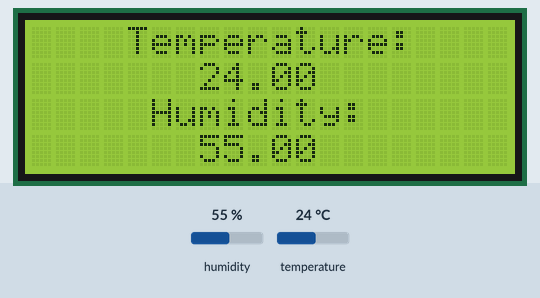
This sketch was run on a simulated Arduino Uno, built with avr-gcc and run on an emulated ATmega328P. On the bench: 20×4 character LCD. Inputs (shaded band) come from the test bench; at power-on: humidity 55 %, temperature 24 °C. What the sketch prints to the serial monitor is not drawn.

Above: at 3.2 s.
3.3 s: humidity set to 22 %
At 5.9 s:
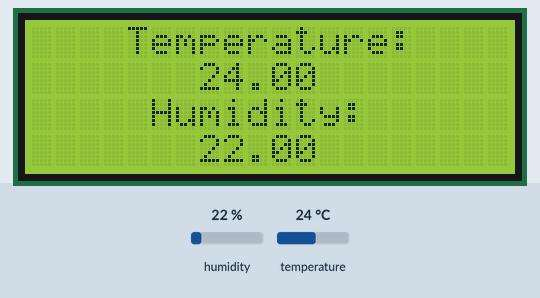
7.2 s: temperature set to 12 °C
At 8.6 s:
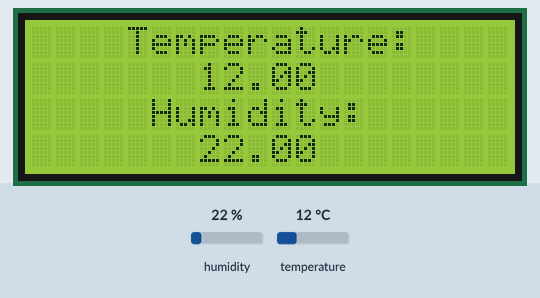
11.1 s: humidity set to 40 %
At 12.4 s:
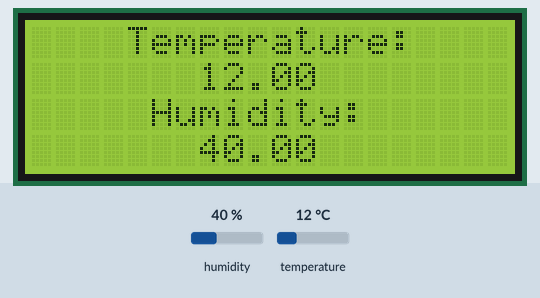
15.0 s: temperature set to 19 °C
Timing chart, 0 to 18.0 s (numbered marks = the images above; inputs shaded):
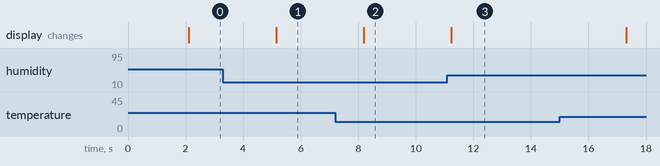

The sketch:

dht_22_LCD_20.ino
```cpp
#include "DHT.h"
#include <Wire.h>
#include <LiquidCrystal_I2C.h>

#define DHTPIN 7 // pino que estamos conectado
#define DHTTYPE DHT22 // DHT 22


DHT dht(DHTPIN, DHTTYPE);
LiquidCrystal_I2C lcd(0x27,20,4);

void setup()
{
  lcd.init();                      // initialize the lcd
  lcd.backlight();
  Serial.begin(9600);
  dht.begin();
  delay(2000);
}

void loop() {
  lcd.clear();
  float h = dht.readHumidity();
  float t = dht.readTemperature();
  Serial.print("Humi:");
  Serial.print(h);
  Serial.print(" ");
  Serial.print("Temp:");
  Serial.println(t);
  lcd.setCursor(4,0);
  lcd.print("Temperature:");
  lcd.setCursor(7,1);
  lcd.print(t);
  lcd.setCursor(5,2);
  lcd.print("Humidity:");
  lcd.setCursor(7,3);
  lcd.print(h);
  delay(3000);}
```

Measured:
- after the input at 3.3 s, the display: changes after 1.8 s (image 1)
- after the input at 7.2 s, the display: changes after 0.99 s (image 2)
- after the input at 11.1 s, the display: changes after 0.13 s (image 3)
